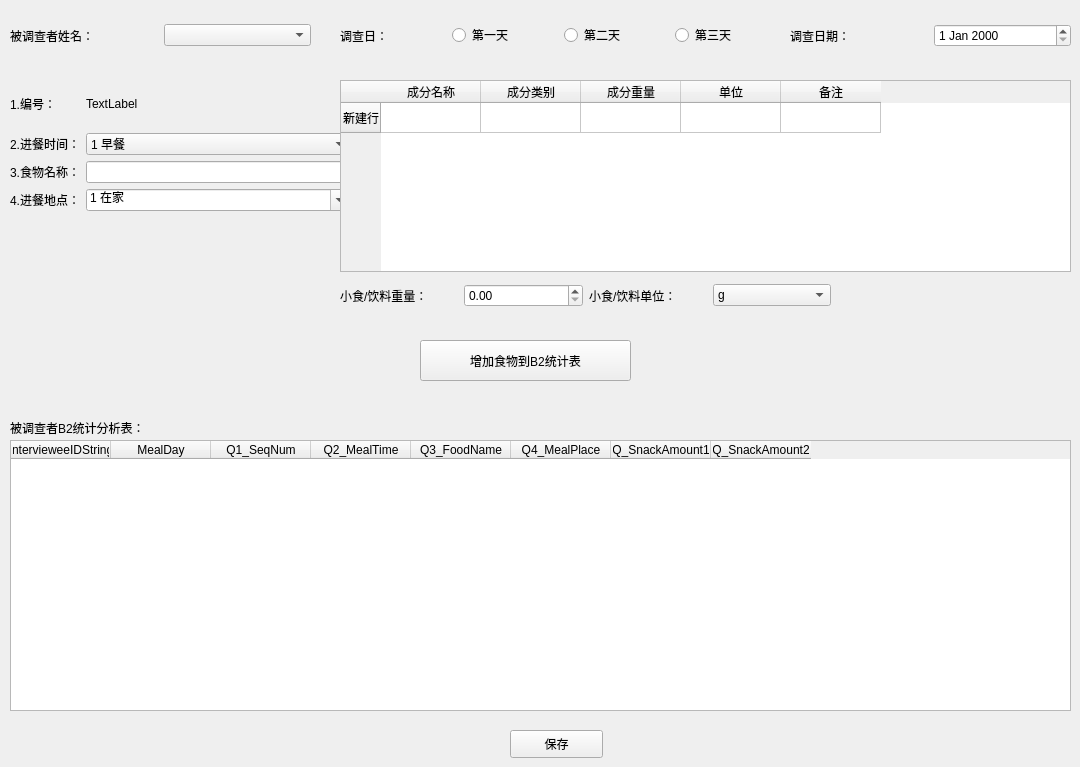
     <widget class="QWidget" name="tab_3">
      <attribute name="title">
       <string>B2零食问卷</string>
      </attribute>
      <widget class="QWidget" name="gridLayoutWidget_9">
       <property name="geometry">
        <rect>
         <x>10</x>
         <y>80</y>
         <width>341</width>
         <height>131</height>
        </rect>
       </property>
       <layout class="QGridLayout" name="gridLayout_9">
        <item row="0" column="0">
         <widget class="QLabel" name="label_39">
          <property name="text">
           <string>1.编号：</string>
          </property>
         </widget>
        </item>
        <item row="3" column="0">
         <widget class="QLabel" name="label_40">
          <property name="text">
           <string>4.进餐地点：</string>
          </property>
         </widget>
        </item>
        <item row="2" column="0">
         <widget class="QLabel" name="label_41">
          <property name="maximumSize">
           <size>
            <width>16777215</width>
            <height>161</height>
           </size>
          </property>
          <property name="text">
           <string>3.食物名称：</string>
          </property>
         </widget>
        </item>
        <item row="1" column="0">
         <widget class="QLabel" name="label_42">
          <property name="text">
           <string>2.进餐时间：</string>
          </property>
         </widget>
        </item>
        <item row="0" column="1">
         <widget class="QLabel" name="l_num_B2">
          <property name="text">
           <string>TextLabel</string>
          </property>
         </widget>
        </item>
        <item row="1" column="1">
         <widget class="QComboBox" name="cb_meal_time_B2">
          <item>
           <property name="text">
            <string>1 早餐</string>
           </property>
          </item>
          <item>
           <property name="text">
            <string>2 午餐</string>
           </property>
          </item>
          <item>
           <property name="text">
            <string>3 晚餐</string>
           </property>
          </item>
         </widget>
        </item>
        <item row="3" column="1">
         <widget class="QComboBox" name="cb_food_place_B2">
          <property name="editable">
           <bool>true</bool>
          </property>
          <item>
           <property name="text">
            <string>1 在家</string>
           </property>
          </item>
          <item>
           <property name="text">
            <string>2 学校或工作单位</string>
           </property>
          </item>
          <item>
           <property name="text">
            <string>3 饭店、快餐店、咖啡厅、摊点</string>
           </property>
          </item>
          <item>
           <property name="text">
            <string>4 亲戚或朋友家</string>
           </property>
          </item>
          <item>
           <property name="text">
            <string>5 请具体说明</string>
           </property>
          </item>
         </widget>
        </item>
        <item row="2" column="1">
         <widget class="QLineEdit" name="le_food_name_B2"/>
        </item>
       </layout>
      </widget>
      <widget class="QLabel" name="label_44">
       <property name="geometry">
        <rect>
         <x>10</x>
         <y>420</y>
         <width>171</width>
         <height>16</height>
        </rect>
       </property>
       <property name="text">
        <string>被调查者B2统计分析表：</string>
       </property>
      </widget>
      <widget class="QPushButton" name="pb_save_B2">
       <property name="geometry">
        <rect>
         <x>510</x>
         <y>730</y>
         <width>93</width>
         <height>28</height>
        </rect>
       </property>
       <property name="text">
        <string>保存</string>
       </property>
      </widget>
      <widget class="QWidget" name="horizontalLayoutWidget_8">
       <property name="geometry">
        <rect>
         <x>340</x>
         <y>20</y>
         <width>441</width>
         <height>31</height>
        </rect>
       </property>
       <layout class="QHBoxLayout" name="horizontalLayout_9">
        <item>
         <widget class="QLabel" name="label_45">
          <property name="text">
           <string>调查日：</string>
          </property>
         </widget>
        </item>
        <item>
         <widget class="QRadioButton" name="rb_day1_B2">
          <property name="text">
           <string>第一天</string>
          </property>
         </widget>
        </item>
        <item>
         <widget class="QRadioButton" name="rb_day2_B2">
          <property name="text">
           <string>第二天</string>
          </property>
         </widget>
        </item>
        <item>
         <widget class="QRadioButton" name="rb_day3_B2">
          <property name="text">
           <string>第三天</string>
          </property>
         </widget>
        </item>
       </layout>
      </widget>
      <widget class="QTableWidget" name="tableWidget_7">
       <property name="geometry">
        <rect>
         <x>10</x>
         <y>440</y>
         <width>1061</width>
         <height>271</height>
        </rect>
       </property>
       <column>
        <property name="text">
         <string>IntervieweeIDString</string>
        </property>
       </column>
       <column>
        <property name="text">
         <string>MealDay</string>
        </property>
       </column>
       <column>
        <property name="text">
         <string>Q1_SeqNum</string>
        </property>
       </column>
       <column>
        <property name="text">
         <string>Q2_MealTime</string>
        </property>
       </column>
       <column>
        <property name="text">
         <string>Q3_FoodName</string>
        </property>
       </column>
       <column>
        <property name="text">
         <string>Q4_MealPlace</string>
        </property>
       </column>
       <column>
        <property name="text">
         <string>Q_SnackAmount1</string>
        </property>
       </column>
       <column>
        <property name="text">
         <string>Q_SnackAmount2</string>
        </property>
       </column>
      </widget>
      <widget class="QTableWidget" name="tableWidget_8">
       <property name="geometry">
        <rect>
         <x>340</x>
         <y>80</y>
         <width>731</width>
         <height>192</height>
        </rect>
       </property>
       <row>
        <property name="text">
         <string>新建行</string>
        </property>
       </row>
       <column>
        <property name="text">
         <string>成分名称</string>
        </property>
       </column>
       <column>
        <property name="text">
         <string>成分类别</string>
        </property>
       </column>
       <column>
        <property name="text">
         <string>成分重量</string>
        </property>
       </column>
       <column>
        <property name="text">
         <string>单位</string>
        </property>
       </column>
       <column>
        <property name="text">
         <string>备注</string>
        </property>
       </column>
      </widget>
      <widget class="QWidget" name="horizontalLayoutWidget_9">
       <property name="geometry">
        <rect>
         <x>790</x>
         <y>20</y>
         <width>281</width>
         <height>31</height>
        </rect>
       </property>
       <layout class="QHBoxLayout" name="horizontalLayout_10">
        <item>
         <widget class="QLabel" name="label_47">
          <property name="text">
           <string>调查日期：</string>
          </property>
         </widget>
        </item>
        <item>
         <widget class="QDateEdit" name="de_B2"/>
        </item>
       </layout>
      </widget>
      <widget class="QWidget" name="horizontalLayoutWidget_10">
       <property name="geometry">
        <rect>
         <x>340</x>
         <y>280</y>
         <width>491</width>
         <height>31</height>
        </rect>
       </property>
       <layout class="QHBoxLayout" name="horizontalLayout_11">
        <item>
         <widget class="QLabel" name="label_48">
          <property name="text">
           <string>小食/饮料重量：</string>
          </property>
         </widget>
        </item>
        <item>
         <widget class="QDoubleSpinBox" name="dsb_food_weight"/>
        </item>
        <item>
         <widget class="QLabel" name="label_49">
          <property name="text">
           <string>小食/饮料单位：</string>
          </property>
         </widget>
        </item>
        <item>
         <widget class="QComboBox" name="cb_weight_unit">
          <item>
           <property name="text">
            <string>g</string>
           </property>
          </item>
          <item>
           <property name="text">
            <string>ml</string>
           </property>
          </item>
         </widget>
        </item>
       </layout>
      </widget>
      <widget class="QWidget" name="horizontalLayoutWidget_14">
       <property name="geometry">
        <rect>
         <x>10</x>
         <y>20</y>
         <width>301</width>
         <height>31</height>
        </rect>
       </property>
       <layout class="QHBoxLayout" name="horizontalLayout_15">
        <item>
         <widget class="QLabel" name="label_51">
          <property name="text">
           <string>被调查者姓名：</string>
          </property>
         </widget>
        </item>
        <item>
         <widget class="QComboBox" name="cb_query_name_B2"/>
        </item>
       </layout>
      </widget>
      <widget class="QPushButton" name="pb_add_to_B2">
       <property name="geometry">
        <rect>
         <x>420</x>
         <y>340</y>
         <width>211</width>
         <height>41</height>
        </rect>
       </property>
       <property name="text">
        <string>增加食物到B2统计表</string>
       </property>
      </widget>
     </widget>
